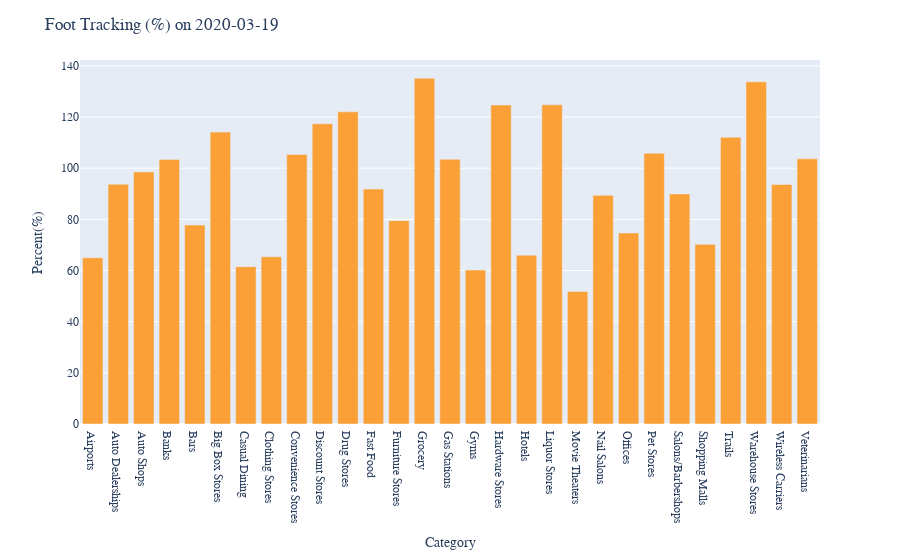

Notebook cell for this chart:
### Code cell
grocery_max_row = dma.loc[grocery_track['Max'][0]]
flat_values = [i[0] for i in grocery_max_row.values.T[1:]]    #Had to turn into a list of values
categories = list(grocery_max_row.columns[1:])                #numpy array not valid, turn into list
fig2 = px.bar(grocery_max_row, x= categories, y=flat_values)
fig2.update_layout(title_text='Foot Tracking (%) on {}'.format(grocery_track['Max'][1]), xaxis_type='category')
fig2.update_xaxes(title_text = 'Category')
fig2.update_yaxes(title_text = 'Percent(%)')
fig2.update_traces(marker_color='#FBA037')
fig2.update_layout(
    font=dict(
        family="Barlow",
        size=12
    )
)
fig2.show()

fig2.write_html("out/grocery_foot_tracking.html")
py.plot(fig2, filename='grocery_foot_tracking', auto_open=False)

### Figure 1 — Plotly figure (JSON) as saved in the notebook; plotly's stock layout.template omitted (floating-point values rounded to 4 significant figures)
{"data": [{"alignmentgroup": "True", "hovertemplate": "x=%{x}<br>y=%{y}<extra></extra>", "legendgroup": "", "marker": {"color": "#FBA037"}, "name": "", "offsetgroup": "", "orientation": "v", "showlegend": false, "textposition": "auto", "type": "bar", "x": ["Airports", "Auto Dealerships", "Auto Shops", "Banks", "Bars", "Big Box Stores", "Casual Dining", "Clothing Stores", "Convenience Stores", "Discount Stores", "Drug Stores", "Fast Food", "Furniture Stores", "Grocery", "Gas Stations", "Gyms", "Hardware Stores", "Hotels", "Liquor Stores", "Movie Theaters", "Nail Salons", "Offices", "Pet Stores", "Salons/Barbershops", "Shopping Malls", "Trails", "Warehouse Stores", "Wireless Carriers", "Veterinarians"], "xaxis": "x", "y": [64.99, 93.71, 98.55, 103.4, 77.76, 114.1, 61.48, 65.37, 105.3, 117.4, 122.0, 91.84, 79.5, 135.2, 103.5, 60.2, 124.7, 65.99, 124.8, 51.79, 89.38, 74.68, 105.8, 89.94, 70.22, 112.1, 133.8, 93.63, 103.7], "yaxis": "y"}], "layout": {"barmode": "relative", "font": {"family": "Barlow", "size": 12}, "legend": {"tracegroupgap": 0}, "margin": {"t": 60}, "title": {"text": "Foot Tracking (%) on 2020-03-19"}, "xaxis": {"anchor": "y", "domain": [0, 1], "title": {"text": "Category"}, "type": "category"}, "yaxis": {"anchor": "x", "domain": [0, 1], "title": {"text": "Percent(%)"}}}}
